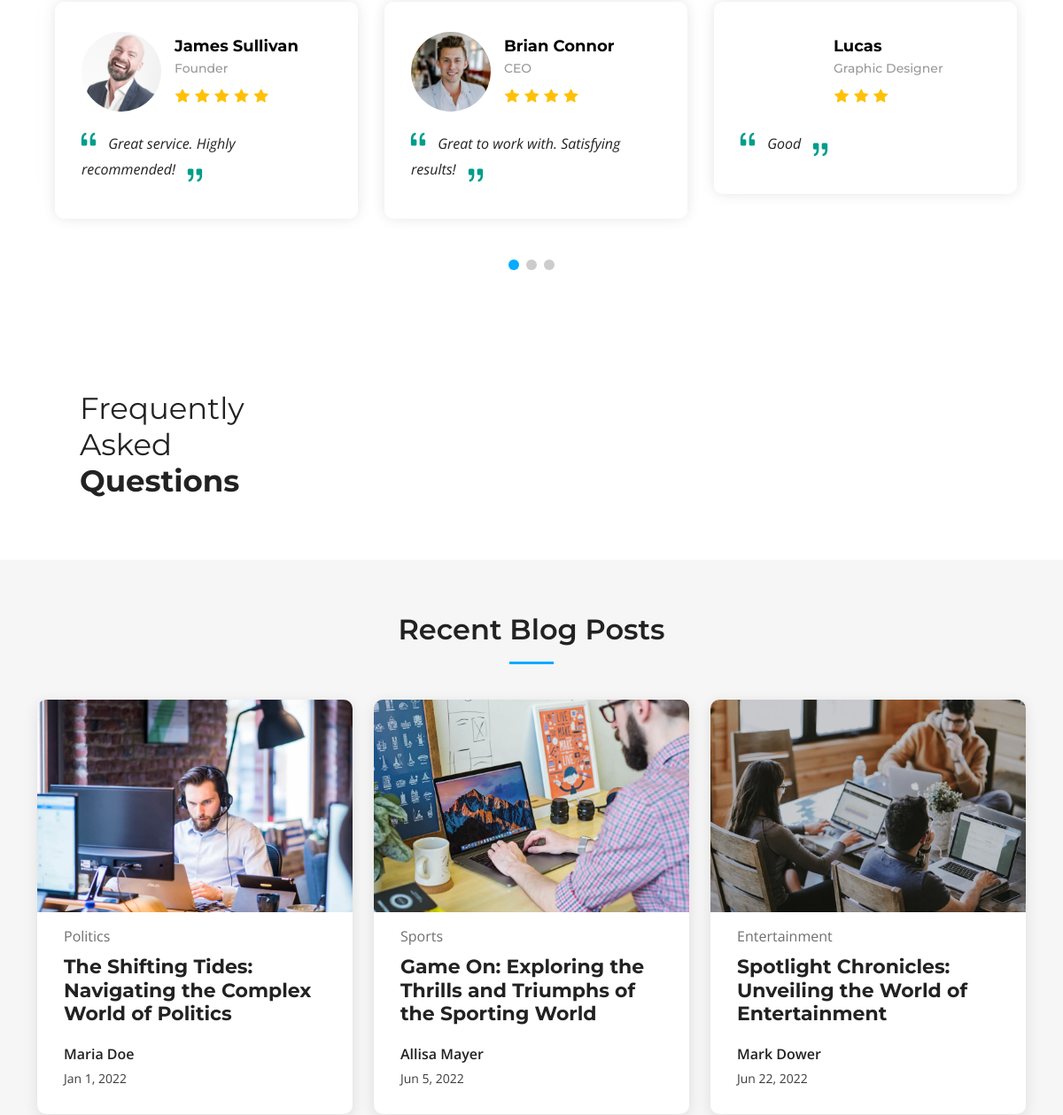
The app's page / (middle part), older data.
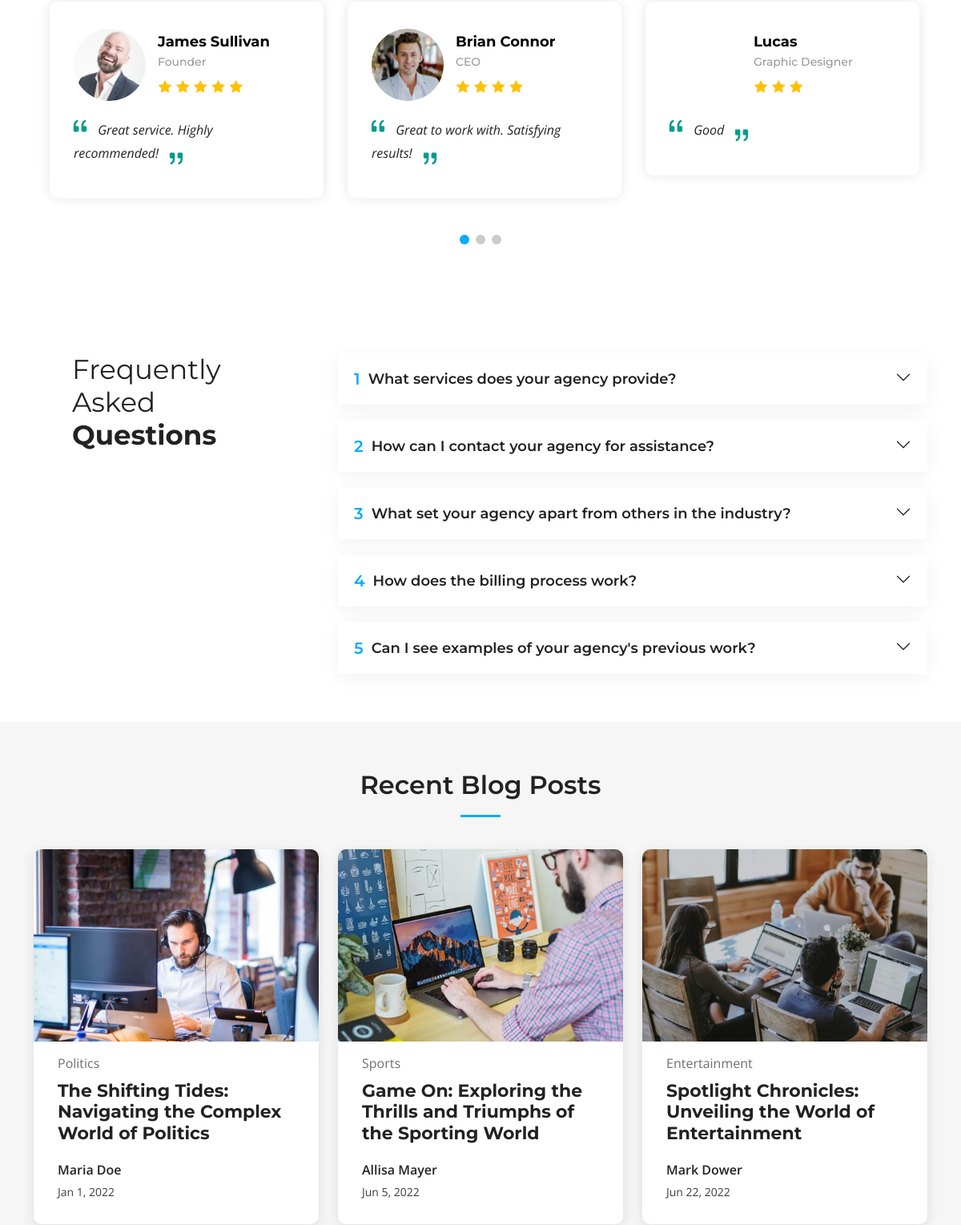
The same page, newer data.
### app/models.py (models this page shows, shortened)
class Testimonial(models.Model):
    user_image = models.CharField(max_length=255, blank=True, null=True)
    stars_count = [
        (1, "One"),
        (2, "Two"),
        (3, "Three"),
        (4, "Four"),
        (5, "Five"),
    ]
    rating = models.IntegerField(choices=stars_count)
    username = models.CharField(max_length=50)
    user_position = models.CharField(max_length=50)
    review = models.TextField()

class FrequentlyAskedQuestion(models.Model):
    question = models.CharField(max_length=255)
    answer = models.TextField()

### app/views.py (the view)
# urls.py: path("", index, name="home"),
def index(request):
    general_info = GeneralInfo.objects.first()
    services = Service.objects.all()
    testimonials = Testimonial.objects.all()
    faqs = FrequentlyAskedQuestion.objects.all()
    context = {
        "company_name": general_info.company_name,
        "location": general_info.location,
        "phone": general_info.phone,
        "email": general_info.email,
        "open_hours": general_info.open_hours,
        "video_url": general_info.video_url,
        "twitter_url": general_info.twitter_url,
        "facebook_url": general_info.facebook_url,
        "instagram_url": general_info.instagram_url,
        "linkedin_url": general_info.linkedin_url,
        "services": services,
        "testimonials": testimonials,
        "faqs": faqs,
    }
    return render(request, "index.html", context)

### templates/index.html (shortened to what this page needs)
{% extends 'assets/main.html' %}
{% load static %}
{% block mainContent %}
    <section id="testimonials" class="testimonials">
      <div class="container" data-aos="fade-up">
        <div class="slides-3 swiper" data-aos="fade-up" data-aos-delay="100">
          <div class="swiper-wrapper">
            {% for testimonial in testimonials %}
              <div class="swiper-slide">
                <div class="testimonial-wrap">
                  <div class="testimonial-item">
                    <div class="d-flex align-items-center">
                      {% if 'http' in testimonial.user_image %}
                        <img src="{{ testimonial.user_image }}" class="testimonial-img flex-shrink-0" alt="">
                      {% else %}
                        <img src="{% static testimonial.user_image %}" class="testimonial-img flex-shrink-0" alt="">
                      {% endif %}
                      <div>
                        <h3>{{ testimonial.username }}</h3>
                        <h4>{{ testimonial.user_position }}</h4>
                        <div class="stars">
                          {% for i in 'x'|ljust:testimonial.rating %}
                            <i class="bi bi-star-fill"></i>
                          {% endfor %}
                        </div>
                      </div>
                    </div>
                    <p>
                      <i class="bi bi-quote quote-icon-left"></i>
                      {{ testimonial.review }}
                      <i class="bi bi-quote quote-icon-right"></i>
                    </p>
                  </div>
                </div>
              </div>
            {% endfor %}
          </div>
          <div class="swiper-pagination"></div>
        </div>
      </div>
    </section>
    <section id="faq" class="faq">
      <div class="container" data-aos="fade-up">
        <div class="row gy-4">
          <div class="col-lg-4">
            <div class="content px-xl-5">
              <h3>Frequently Asked <strong>Questions</strong></h3>
            </div>
          </div>
          <div class="col-lg-8">
            <div class="accordion accordion-flush" id="faqlist" data-aos="fade-up" data-aos-delay="100">
              {% for faq in faqs %}
                <div class="accordion-item">
                  <h3 class="accordion-header">
                    <button class="accordion-button collapsed" type="button" data-bs-toggle="collapse" data-bs-target="#faq-content-{{ forloop.counter }}">
                      <span class="num">{{ forloop.counter }}</span>
                      {{ faq.question }}
                    </button>
                  </h3>
                </div>
              {% endfor %}
            </div>
          </div>
        </div>
      </div>
    </section>
    <section id="recent-posts" class="recent-posts sections-bg">
      <div class="container" data-aos="fade-up">
        <div class="section-header">
          <h2>Recent Blog Posts</h2>
        </div>
        <div class="row gy-4">
          <div class="col-xl-4 col-md-6">
            <article>
              <div class="post-img">
                <img src="{% static 'assets/img/blog/blog-1.jpg' %}" alt="" class="img-fluid">
              </div>
              <p class="post-category">Politics</p>
              <h2 class="title">
                <a href="blog-details.html">The Shifting Tides: Navigating the Complex World of Politics</a>
              </h2>
              <div class="d-flex align-items-center">
                <div class="post-meta">
                  <p class="post-author">Maria Doe</p>
                  <p class="post-date">
                    <time datetime="2022-01-01">Jan 1, 2022</time>
                  </p>
                </div>
              </div>
            </article>
          </div>
          <div class="col-xl-4 col-md-6">
            <article>
              <div class="post-img">
                <img src="{% static 'assets/img/blog/blog-2.jpg' %}" alt="" class="img-fluid">
              </div>
              <p class="post-category">Sports</p>
              <h2 class="title">
                <a href="blog-details.html">Game On: Exploring the Thrills and Triumphs of the Sporting World</a>
              </h2>
              <div class="d-flex align-items-center">
                <div class="post-meta">
                  <p class="post-author">Allisa Mayer</p>
                  <p class="post-date">
                    <time datetime="2022-01-01">Jun 5, 2022</time>
                  </p>
                </div>
              </div>
            </article>
          </div>
          <div class="col-xl-4 col-md-6">
            <article>
              <div class="post-img">
                <img src="{% static 'assets/img/blog/blog-3.jpg' %}" alt="" class="img-fluid">
              </div>
              <p class="post-category">Entertainment</p>
              <h2 class="title">
                <a href="blog-details.html">Spotlight Chronicles: Unveiling the World of Entertainment</a>
              </h2>
              <div class="d-flex align-items-center">
                <div class="post-meta">
                  <p class="post-author">Mark Dower</p>
                  <p class="post-date">
                    <time datetime="2022-01-01">Jun 22, 2022</time>
                  </p>
                </div>
              </div>
            </article>
          </div>
        </div>
      </div>
    </section>
{% endblock %}

### templates/assets/main.html (shortened to what this page needs)
{% load static %}
<!DOCTYPE html>
<html lang="en">
<head>
  <link href="{% static 'assets/vendor/bootstrap/css/bootstrap.min.css' %}" rel="stylesheet">
  <link href="{% static 'assets/vendor/bootstrap-icons/bootstrap-icons.css' %}" rel="stylesheet">
  <link href="{% static 'assets/vendor/aos/aos.css' %}" rel="stylesheet">
  <link href="{% static 'assets/vendor/glightbox/css/glightbox.min.css' %}" rel="stylesheet">
  <link href="{% static 'assets/vendor/swiper/swiper-bundle.min.css' %}" rel="stylesheet">
  <link href="{% static 'assets/css/main.css' %}" rel="stylesheet">
</head>
<body>
  <main id="main">
    {% block mainContent %}
    {% endblock %}
  </main>
</body>
</html>

### templates/assets/header.html (shortened to what this page needs)
{% load static %}

### templates/assets/footer.html (shortened to what this page needs)
{% load static %}

### static/assets/css/main.css (style rules this page uses)
:root { --font-default: "Open Sans", system-ui, -apple-system, "Segoe UI", Roboto, "Helvetica Neue", Arial, "Noto Sans", "Liberation Sans", sans-serif, "Apple Color Emoji", "Segoe UI Emoji", "Segoe UI Symbol", "Noto Color Emoji"; --font-primary: "Montserrat", sans-serif; --font-secondary: "Poppins", sans-serif; }
:root { --color-default: #222222; --color-primary: #04abff; --color-secondary: #f85a40; }
:root { scroll-behavior: smooth; }
body { font-family: var(--font-default); color: var(--color-default); }
a { color: var(--color-primary); text-decoration: none; }
h1, h2, h3, h4, h5, h6 { font-family: var(--font-primary); }
section { padding: 60px 0; overflow: hidden; }
.sections-bg { background-color: #f6f6f6; }
.section-header { text-align: center; padding-bottom: 20px; }
.section-header h2 { font-size: 32px; font-weight: 600; margin-bottom: 20px; padding-bottom: 20px; position: relative; }
.section-header h2:after { content: ""; position: absolute; display: block; width: 50px; height: 3px; background: var(--color-primary); left: 0; right: 0; bottom: 0; margin: auto; }
section { scroll-margin-top: 70px; }
.testimonials .testimonial-wrap { padding-left: 10px; }
.testimonials .testimonial-item { box-sizing: content-box; padding: 30px; margin: 30px 10px; box-shadow: 0px 0 15px rgba(0, 0, 0, 0.1); position: relative; background: #fff; border-radius: 10px; }
.testimonials .testimonial-item .testimonial-img { width: 90px; border-radius: 50px; margin-right: 15px; }
.testimonials .testimonial-item h3 { font-size: 18px; font-weight: bold; margin: 10px 0 5px 0; color: #000; }
.testimonials .testimonial-item h4 { font-size: 14px; color: #999; margin: 0; }
.testimonials .testimonial-item .stars { margin: 10px 0; }
.testimonials .testimonial-item .stars i { color: #ffc107; margin: 0 1px; }
.testimonials .testimonial-item .quote-icon-left, .testimonials .testimonial-item .quote-icon-right { color: #009d8b; font-size: 26px; line-height: 0; }
.testimonials .testimonial-item .quote-icon-left { display: inline-block; left: -5px; position: relative; }
.testimonials .testimonial-item .quote-icon-right { display: inline-block; right: -5px; position: relative; top: 10px; transform: scale(-1, -1); }
.testimonials .testimonial-item p { font-style: italic; margin: 15px auto 15px auto; }
.testimonials .swiper-pagination { margin-top: 20px; position: relative; }
.faq .content h3 { font-weight: 400; font-size: 34px; }
.faq .accordion-item { border: 0; margin-bottom: 20px; box-shadow: 0px 5px 25px 0px rgba(0, 0, 0, 0.06); border-radius: 10px; }
.faq .accordion-item:last-child { margin-bottom: 0; }
.faq .accordion-button { padding: 20px 50px 20px 20px; font-weight: 600; border: 0; font-size: 18px; line-height: 24px; color: var(--color-default); text-align: left; background: #fff; box-shadow: none; border-radius: 10px; }
.faq .accordion-button .num { padding-right: 10px; font-size: 20px; line-height: 0; color: var(--color-primary); }
.faq .accordion-button:after { position: absolute; right: 20px; top: 20px; }
.recent-posts article { box-shadow: 0 4px 16px rgba(0, 0, 0, 0.1); background-color: #fff; padding: 30px; height: 100%; border-radius: 10px; overflow: hidden; }
.recent-posts .post-img { max-height: 240px; margin: -30px -30px 15px -30px; overflow: hidden; }
.recent-posts .post-category { font-size: 16px; color: #6f6f6f; margin-bottom: 10px; }
.recent-posts .title { font-size: 22px; font-weight: 700; padding: 0; margin: 0 0 20px 0; }
.recent-posts .title a { color: var(--color-default); transition: 0.3s; }
.recent-posts .post-author { font-weight: 600; margin-bottom: 5px; }
.recent-posts .post-date { font-size: 14px; color: #3c3c3c; margin-bottom: 0; }

Row changes from the older to the newer data that the page shows:
added FrequentlyAskedQuestion: question "What services does your agency provide?"
added FrequentlyAskedQuestion: question "How can I contact your agency for assistance?"
added FrequentlyAskedQuestion: question "What set your agency apart from others in the industry?"
added FrequentlyAskedQuestion: question "How does the billing process work?"
added FrequentlyAskedQuestion: question "Can I see examples of your agency's previous work?"
